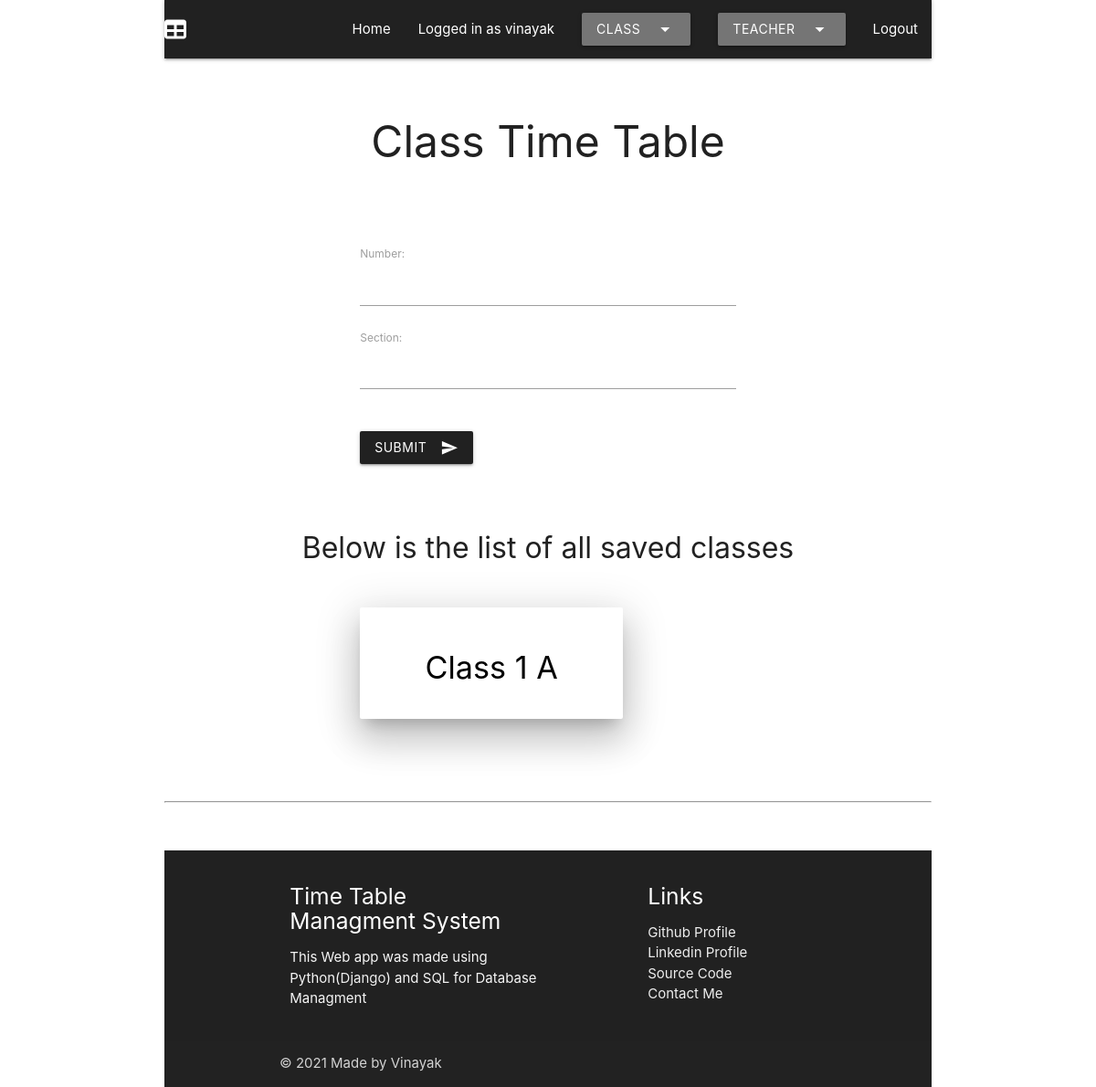
Before: /class/ (signed in) with the older database file.
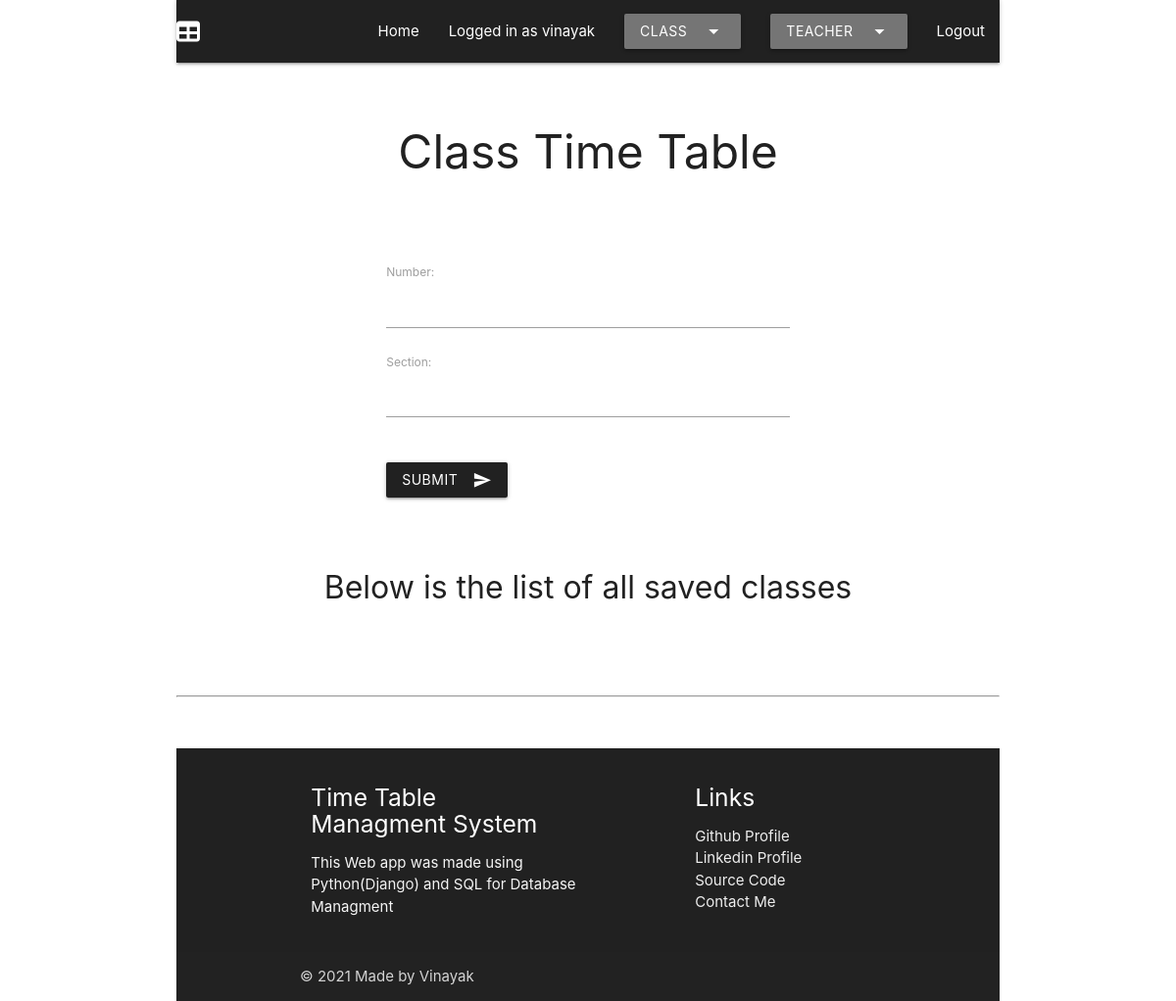
After: the same page with the newer database file.
### app1/models.py (models this page shows, shortened)
class Class(models.Model):
    Number = models.IntegerField()
    Section = models.CharField(max_length=2)
    Monday_0 = models.CharField(max_length=200, null=True, blank=True)
    Monday_1 = models.CharField(max_length=200, null=True, blank=True)
    Monday_2 = models.CharField(max_length=200, null=True, blank=True)
    Monday_3 = models.CharField(max_length=200, null=True, blank=True)
    Monday_4 = models.CharField(max_length=200, null=True, blank=True)
    Monday_5 = models.CharField(max_length=200, null=True, blank=True)
    Monday_6 = models.CharField(max_length=200, null=True, blank=True)
    Monday_7 = models.CharField(max_length=200, null=True, blank=True)
    Monday_8 = models.CharField(max_length=200, null=True, blank=True)
    Tuesday_0 = models.CharField(max_length=200, null=True, blank=True)
    Tuesday_1 = models.CharField(max_length=200, null=True, blank=True)
    Tuesday_2 = models.CharField(max_length=200, null=True, blank=True)
    Tuesday_3 = models.CharField(max_length=200, null=True, blank=True)
    Tuesday_4 = models.CharField(max_length=200, null=True, blank=True)
    Tuesday_5 = models.CharField(max_length=200, null=True, blank=True)
    Tuesday_6 = models.CharField(max_length=200, null=True, blank=True)
    Tuesday_7 = models.CharField(max_length=200, null=True, blank=True)
    Tuesday_8 = models.CharField(max_length=200, null=True, blank=True)
    Wednesday_0 = models.CharField(max_length=200, null=True, blank=True)
    Wednesday_1 = models.CharField(max_length=200, null=True, blank=True)
    Wednesday_2 = models.CharField(max_length=200, null=True, blank=True)
    Wednesday_3 = models.CharField(max_length=200, null=True, blank=True)
    Wednesday_4 = models.CharField(max_length=200, null=True, blank=True)
    Wednesday_5 = models.CharField(max_length=200, null=True, blank=True)
    Wednesday_6 = models.CharField(max_length=200, null=True, blank=True)
    Wednesday_7 = models.CharField(max_length=200, null=True, blank=True)
    Wednesday_8 = models.CharField(max_length=200, null=True, blank=True)
    Thursday_0 = models.CharField(max_length=200, null=True, blank=True)
    Thursday_1 = models.CharField(max_length=200, null=True, blank=True)
    Thursday_2 = models.CharField(max_length=200, null=True, blank=True)
    Thursday_3 = models.CharField(max_length=200, null=True, blank=True)
    Thursday_4 = models.CharField(max_length=200, null=True, blank=True)
    Thursday_5 = models.CharField(max_length=200, null=True, blank=True)
    Thursday_6 = models.CharField(max_length=200, null=True, blank=True)
    Thursday_7 = models.CharField(max_length=200, null=True, blank=True)
    Thursday_8 = models.CharField(max_length=200, null=True, blank=True)
    Friday_0 = models.CharField(max_length=200, null=True, blank=True)
    Friday_1 = models.CharField(max_length=200, null=True, blank=True)
    Friday_2 = models.CharField(max_length=200, null=True, blank=True)
    Friday_3 = models.CharField(max_length=200, null=True, blank=True)
    Friday_4 = models.CharField(max_length=200, null=True, blank=True)
    Friday_5 = models.CharField(max_length=200, null=True, blank=True)
    Friday_6 = models.CharField(max_length=200, null=True, blank=True)
    Friday_7 = models.CharField(max_length=200, null=True, blank=True)
    Friday_8 = models.CharField(max_length=200, null=True, blank=True)
    Saturday_0 = models.CharField(max_length=200, null=True, blank=True)
    Saturday_1 = models.CharField(max_length=200, null=True, blank=True)
    Saturday_2 = models.CharField(max_length=200, null=True, blank=True)
    Saturday_3 = models.CharField(max_length=200, null=True, blank=True)
    Saturday_4 = models.CharField(max_length=200, null=True, blank=True)
    Saturday_5 = models.CharField(max_length=200, null=True, blank=True)
    Saturday_6 = models.CharField(max_length=200, null=True, blank=True)
    Saturday_7 = models.CharField(max_length=200, null=True, blank=True)
    Saturday_8 = models.CharField(max_length=200, null=True, blank=True)

### app1/views.py (the view, shortened to what this page needs)
# urls.py: path('class/', views.cla, name = "class"),
def cla(request):
    assert isinstance(request, HttpRequest)
    if request.user.is_authenticated:
        form = Class_se
        return render(
            request,
            "app1/class.html",
            {
                'title': "Class Timetable",
                'year': datetime.now().year,
                'form': form,
                'classes': Class.objects.all,
            }
        )
    else:
        return redirect("app1:login")

### app1/templates/app1/class.html (shortened to what this page needs)
{% extends "app1/layout.html" %}
{% block content %}
	<br />
	<div class = "container">
		<h1 align="center" class="noprint">
			Class Time Table
		</h1>
		<br />
		<br />
		<div class="container noprint">
			<form method="post">
				{{ form.as_p }}
				<br />
				<button class="btn waves-effect waves-light grey darken-4" type="submit" name="action">Submit
					<i class="material-icons right">send</i>
				</button>
				<br />
			</form>
		</div>
		<br />
		<br />
		<h3 align="center" class="noprint">
			Below is the list of all saved classes
		</h3>
		<br />
		<div class = "container center">
			{% for t in classes %}
        		<a href="{{ t.Number }}%{{ t.Section }}" style="color:#000">
            		<div class="container card-panel hoverable z-depth-5 center">
                		<h4 align = "center" class="black-text">
                        	Class {{ t.Number }} {{t.Section}}
                		</h4>
            		</div>
        		</a>
        		<br />
			{% endfor %}
		</div>
	</div>
	<br />
	<br />
{% endblock %}

Changed rows visible on the page:
removed Class: Number "1", Section "A"
